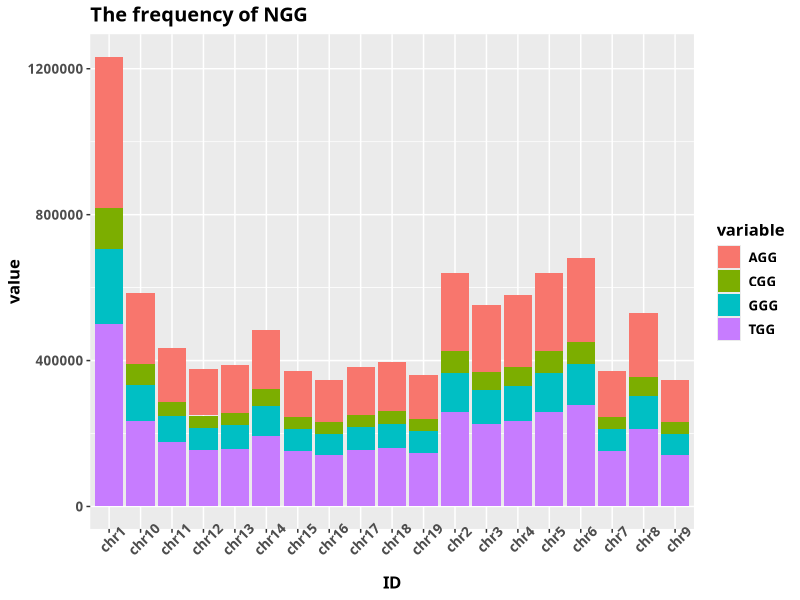

Recreate this plot in R. (Note: this script raises an error after producing the figure.)
############################################
# The statistic figure for the NGG detection
# By Zongrui Dai: dzr17723980497@gmail.com
############################################
library(ggplot2)
library(reshape2)
setwd('D:/test')
d<-read.csv('NGG.csv')
chr19<-d[1:19,]
ID<-c('chr1','chr2','chr3','chr4','chr5','chr6',
      'chr7','chr8','chr9','chr10','chr11','chr12',
      'chr13','chr14','chr15','chr16','chr17','chr18',
      'chr19')
chr19$ID<-as.factor(ID)
c<-melt(chr19[,-c(2,7)])

ggplot(c,aes(x=ID,y=value))+
  geom_bar(stat = 'identity',aes(fill = variable),width = 0.9) +
  theme(text=element_text(family="Songti SC",size=12,face = "bold"), #设置文字的字体字号（设置字体是为了确保汉字可以显示，字号和加粗请随意）
        axis.text.x = element_text(size=10,angle=45))+
  ggtitle('The frequency of NGG')

chr19$per<-chr19$Sum/chr19$Length
chr19$ID<-as.factor(chr19$ID)
ggplot(chr19,aes(x=ID,y=per))+
  geom_bar(stat = 'identity',aes(fill = ID),width = 0.9) +
  theme(text=element_text(family="Songti SC",size=12,face = "bold"), #设置文字的字体字号（设置字体是为了确保汉字可以显示，字号和加粗请随意）
        axis.text.x = element_text(size=10,angle=45))+
  ylim(0,0.05)+ggtitle('The percentage of NGG')



